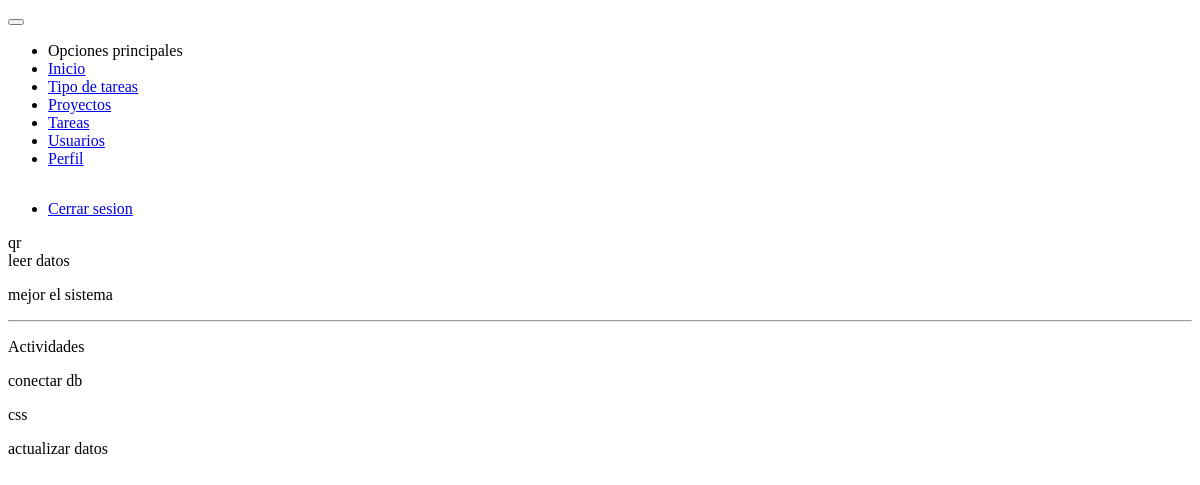
Screenshot of /proyectos/ver/qr/ (signed in) with the database file from the repository.
### projects/models.py (models this page shows, shortened)
class Project(models.Model):
    STATUS_CHOICES = (
        ('process', 'En Proceso'),
        ('inactive', 'Inactivo'),
    )
    name = models.CharField(max_length=50, unique=True)
    developer = models.ManyToManyField(User)
    status = models.CharField(
        max_length=10, choices=STATUS_CHOICES, default=STATUS_CHOICES[0])
    slug = models.SlugField(max_length=50, unique=True)
    porcent = models.IntegerField(default=0)
    created_at = models.DateTimeField(auto_now_add=timezone.now())
    update_at = models.DateTimeField(auto_now=timezone.now())

### tasks/models.py (models this page shows)
class Task(models.Model):
    project = models.ForeignKey(Project, on_delete=models.CASCADE)
    type_task = models.ForeignKey(TypeTask, on_delete=models.CASCADE)
    task = models.CharField(max_length=50)
    description = models.TextField()
    state = models.BooleanField(default=False)
    porcentage = models.IntegerField(default=0)
    slug = models.SlugField(max_length=60, unique=True)
    created_at = models.DateTimeField(auto_now_add=timezone.now())
    updated_at = models.DateTimeField(auto_now=timezone.now())
    def __str__(self):
        return self.task

class Activities(models.Model):
    name = models.CharField(max_length=50)
    process = models.BooleanField(default=False)
    task = models.ForeignKey(Task, on_delete=models.CASCADE)
    created_at = models.DateTimeField(auto_now_add=timezone.now())
    def __str__(self):
        return self.name

### projects/views.py (the view)
# urls.py: path('proyectos/ver/<slug>/', views.ProjectView.as_view(), name='view_project'),
class ProjectView(LoginRequiredMixin, DetailView):
    login_url = 'users:login'
    template_name = 'projects/view_project.html'
    def get_queryset(self):
        developer = User.objects.filter(pk=self.request.user.pk).first()
        return Project.objects.filter(developer=developer).annotate(Count('task__activities'))

### projects/templates/projects/view_project.html
{% extends 'base.html' %}
{% block content %}
    <div class="card text-center">
        <div class="card-content m-2">
            <div class="card-title">{{ object.name }}</div>
            <div class="row">
                {% for task in object.task_set.all %}
                    <div class="cell-sm-12 cell-md-3">
                        <div class="card">
                            <div class="card-content m-2">
                                <div class="card-title">{{ task }}</div>
                                <p>{{ task.description }}</p>
                                <hr>
                                <p class="card-title">Actividades</p>
                                {% for activities in task.activities_set.all  %}
                                    <p>{{ activities }}</p>
                                {% endfor %}
                            </div>
                        </div>
                    </div>
                {% endfor %}
            </div>
        </div>
    </div>
{% endblock %}

### rows the page displays
Project: name "qr"
Task: task "leer datos", description "mejor el sistema"
Activities: name "conectar db"
Activities: name "css"
Activities: name "actualizar datos"
